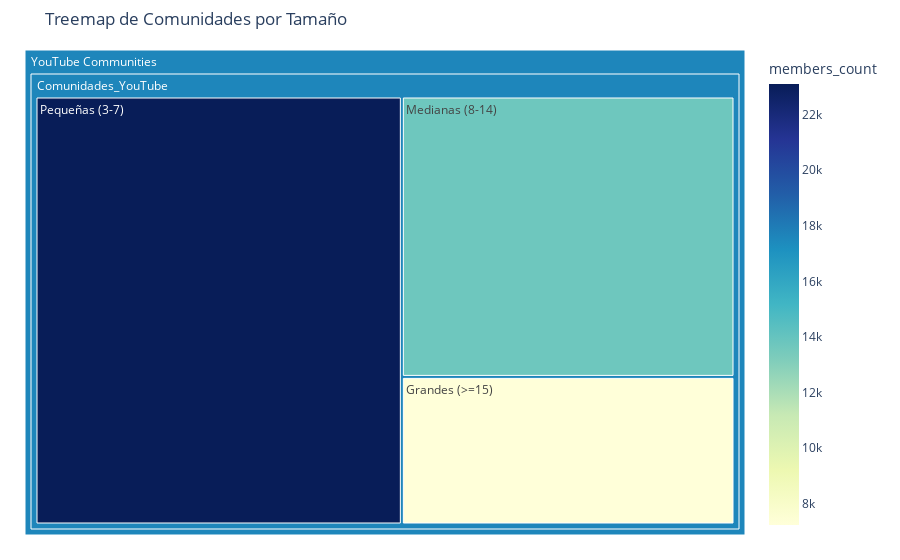
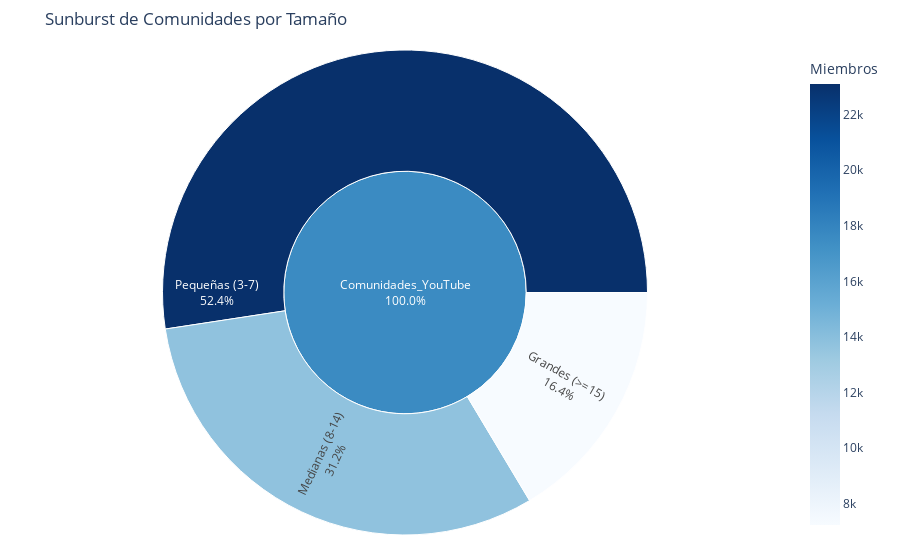

The notebook cell saved with these charts, in order:
### Code cell
try:
    from sklearn.preprocessing import StandardScaler
except ImportError:
    print(" sklearn no disponible. Instala con: pip install scikit-learn")

LINKAGE_MATRIX_PATH = os.path.join(PROC_DIR, "linkage_matrix.npy")
HIERARCHY_TREEMAP_PATH = os.path.join(PROC_DIR, "hierarchy_treemap.csv")

# 1. Cargar o generar matriz de linkage Z
try:
    Z = np.load(LINKAGE_MATRIX_PATH)
    print(f"Matriz Z cargada desde archivo. Fusiones: {Z.shape[0]}")
except FileNotFoundError:
    # Si no existe, intentar generar Z desde nodes_df (si está disponible)
    try:
        nodes_path = os.path.join(PROC_DIR, "youtube_nodes.csv")
        nodes_df = pd.read_csv(nodes_path)
        sample_df = nodes_df.sample(n=30, random_state=1)
        scaler = StandardScaler()
        sample_scaled = scaler.fit_transform(sample_df[['degree', 'weighted_degree']])
        Z = sch.linkage(sample_scaled, method='ward')
        # Guardar Z para futuras ejecuciones
        np.save(LINKAGE_MATRIX_PATH, Z)
        print(f" Matriz Z generada y guardada. Fusiones: {Z.shape[0]}")
    except Exception as e:
        print(f" No se pudo generar Z: {e}")
        Z = None

# 2. Cargar o generar jerarquía treemap
try:
    hierarchy_df = pd.read_csv(HIERARCHY_TREEMAP_PATH)
    print(f" Jerarquía Treemap cargada desde archivo. Filas: {len(hierarchy_df)}")
except FileNotFoundError:
    # Si no existe, intentar generar desde clean_no_outliers.csv
    try:
        clean_no_out_path = os.path.join(PROC_DIR, "youtube_clean_no_outliers.csv")
        clean_df = pd.read_csv(clean_no_out_path)
        
        def size_group(size):
            if size >= 15:
                return "Big (>=15 people)"
            elif size >= 8:
                return "Medium (8-14 people)"
            else:
                return "Small (3-7 people)"
        
        df = clean_df.copy()
        df["size_group"] = df["size_cleaned"].apply(size_group)
        df["Root"] = "YouTube_Communities"
        hierarchy_df = df.groupby(["Root", "size_group", "community_id"])["size_cleaned"].sum().reset_index(name="members_count")
        # Guardar para futuras ejecuciones
        hierarchy_df.to_csv(HIERARCHY_TREEMAP_PATH, index=False)
        print(f" Jerarquía Treemap generada y guardada. Filas: {len(hierarchy_df)}")
    except Exception as e:
        print(f" No se pudo generar hierarchy_treemap: {e}")
        hierarchy_df = None

# 3. Ejecutar visualizaciones si tenemos los datos
if Z is not None and hierarchy_df is not None:
    print("\n--- Generando Gráficos ---")
    
    # 1. Dendrograma
    plot_dendrogram(Z)
    
    # 2. Treemap
    plot_treemap(hierarchy_df)
    
    # 3. Sunburst
    plot_sunburst_approximation(hierarchy_df)
    
    print("\n Finalizada la generación de visualizaciones.")
else:
    print("\n No se pueden generar las visualizaciones. Faltan archivos necesarios.")
    print("   Asegúrate de ejecutar primero las celdas que generan:")
    print("   - youtube_nodes.csv (para Z)")
    print("   - youtube_clean_no_outliers.csv (para hierarchy_treemap)")

### Figure 1 — Plotly figure (JSON) as saved in the notebook; plotly's stock layout.template omitted (floating-point values rounded to 4 significant figures)
{"data": [{"branchvalues": "total", "customdata": [[7233.0], [13740.0], [23100.0], [17580.0], [17580.0]], "domain": {"x": [0, 1], "y": [0, 1]}, "hovertemplate": "labels=%{label}<br>members_count_sum=%{value}<br>parent=%{parent}<br>id=%{id}<br>members_count=%{color}<extra></extra>", "ids": ["YouTube Communities/Comunidades_YouTube/Grandes (>=15)", "YouTube Communities/Comunidades_YouTube/Medianas (8-14)", "YouTube Communities/Comunidades_YouTube/Pequeñas (3-7)", "YouTube Communities/Comunidades_YouTube", "YouTube Communities"], "labels": ["Grandes (>=15)", "Medianas (8-14)", "Pequeñas (3-7)", "Comunidades_YouTube", "YouTube Communities"], "marker": {"coloraxis": "coloraxis", "colors": [7233.0, 13740.0, 23100.0, 17580.0, 17580.0]}, "name": "", "parents": ["YouTube Communities/Comunidades_YouTube", "YouTube Communities/Comunidades_YouTube", "YouTube Communities/Comunidades_YouTube", "YouTube Communities", ""], "type": "treemap", "values": [7233.0, 13740.0, 23100.0, 44070.0, 44070.0]}], "layout": {"coloraxis": {"colorbar": {"title": {"text": "members_count"}}, "colorscale": [[0, "rgb(255,255,217)"], [0.125, "rgb(237,248,177)"], [0.25, "rgb(199,233,180)"], [0.375, "rgb(127,205,187)"], [0.5, "rgb(65,182,196)"], [0.625, "rgb(29,145,192)"], [0.75, "rgb(34,94,168)"], [0.875, "rgb(37,52,148)"], [1, "rgb(8,29,88)"]]}, "legend": {"tracegroupgap": 0}, "margin": {"b": 25, "l": 25, "r": 25, "t": 50}, "title": {"text": "Treemap de Comunidades por Tamaño"}}}

### Figure 2 — Plotly figure (JSON) as saved in the notebook; plotly's stock layout.template omitted (floating-point values rounded to 4 significant figures)
{"data": [{"branchvalues": "total", "customdata": [[7233.0], [13740.0], [23100.0], [17580.0]], "domain": {"x": [0, 1], "y": [0, 1]}, "hovertemplate": "<b>%{label}</b><br>Miembros: %{value:,.0f}<br>Porcentaje del total: %{percentEntry:.1%}<extra></extra>", "ids": ["Comunidades_YouTube/Grandes (>=15)", "Comunidades_YouTube/Medianas (8-14)", "Comunidades_YouTube/Pequeñas (3-7)", "Comunidades_YouTube"], "insidetextorientation": "radial", "labels": ["Grandes (>=15)", "Medianas (8-14)", "Pequeñas (3-7)", "Comunidades_YouTube"], "marker": {"coloraxis": "coloraxis", "colors": [7233.0, 13740.0, 23100.0, 17580.0]}, "name": "", "parents": ["Comunidades_YouTube", "Comunidades_YouTube", "Comunidades_YouTube", ""], "textinfo": "label+percent entry", "texttemplate": "%{label}<br>%{percentEntry:.1%}", "type": "sunburst", "values": [7233.0, 13740.0, 23100.0, 44070.0]}], "layout": {"coloraxis": {"colorbar": {"title": {"text": "Miembros"}}, "colorscale": [[0, "rgb(247,251,255)"], [0.125, "rgb(222,235,247)"], [0.25, "rgb(198,219,239)"], [0.375, "rgb(158,202,225)"], [0.5, "rgb(107,174,214)"], [0.625, "rgb(66,146,198)"], [0.75, "rgb(33,113,181)"], [0.875, "rgb(8,81,156)"], [1, "rgb(8,48,107)"]]}, "legend": {"tracegroupgap": 0}, "margin": {"b": 25, "l": 25, "r": 25, "t": 50}, "title": {"text": "Sunburst de Comunidades por Tamaño"}}}
